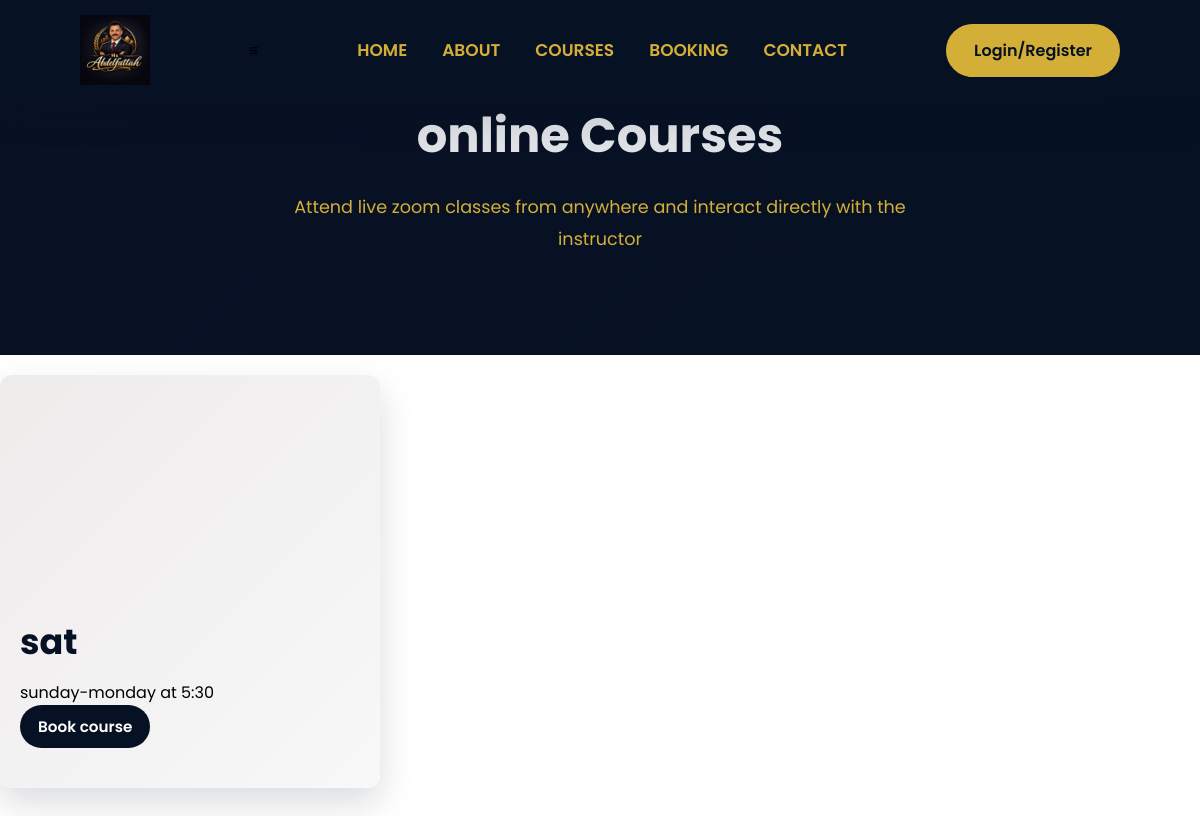
The app's page /courses/online, older data.
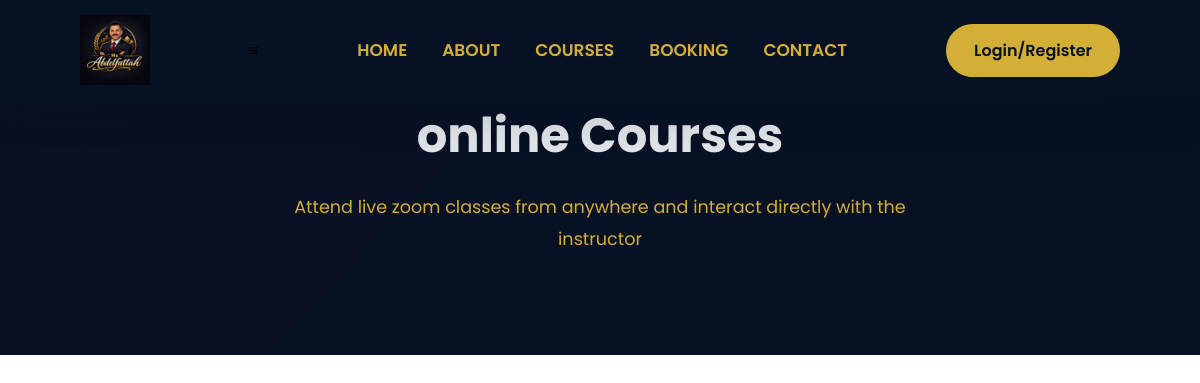
The same page, newer data.
### models/course.py (models this page shows)
class Course(db.Model):
    id = db.Column(db.Integer, primary_key=True)
    title = db.Column(db.String(150), nullable=False)
    description = db.Column(db.Text, nullable=False)
    course_type = db.Column(db.String(20), nullable=False)
    image = db.Column(db.String(255), nullable=True)
    is_active = db.Column(db.Boolean, default=True)

### routes/courses.py (the view)
@course.route("/courses/online")
def online_courses():
    courses = Course.query.filter_by(course_type="online").all()
    return render_template("online.html", course=courses)

### templates/online.html (shortened to what this page needs)
{% extends "base.html"%}
{%block body%}
<section class="recorded-page">
    <div class="recorded-header">
       <h1 class="page-title">online Courses</h1>
       <p>Attend live zoom classes from anywhere and interact directly with the instructor</p>
    </div>
</section>
<section  class="recorded-courses">
    <div class="recorded-container">
        <div class="recorded-grid">
          {%for course in course%}
          <div  data-aos="zoom-in" data-aos-delay="300">
            <div class="recorded-card">
                <div class="recorded-img">
                </div>
                <div class="recorded-content" >
                    <h3>{{course.title}}</h3>
                    <p> {{course.description}}</p>
                    <a href="/booking" class="btn btn-admin"> Book course</a>
                </div>
            </div>
          </div>
          {%endfor%}
        </div>
    </div>
</section>
{%endblock%}

Row changes from the older to the newer data that the page shows:
removed Course: title "sat", description "sunday-monday at 5:30"
